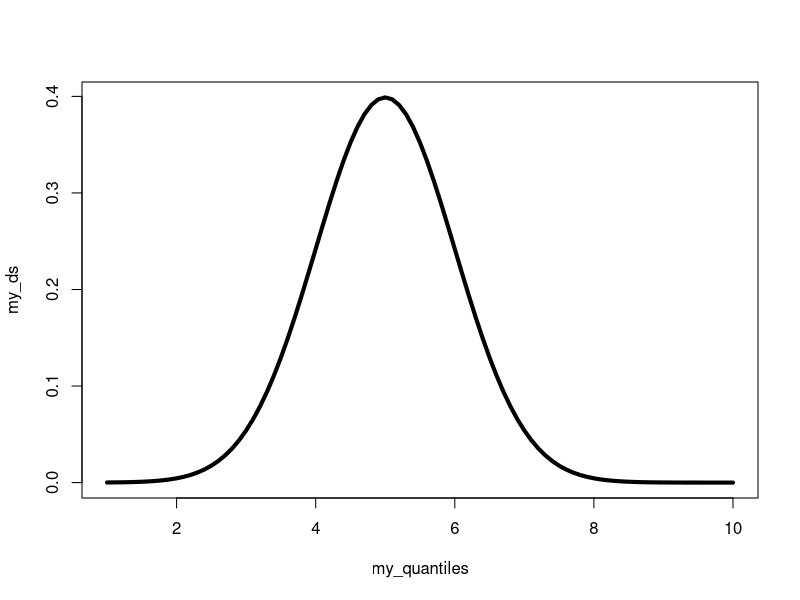
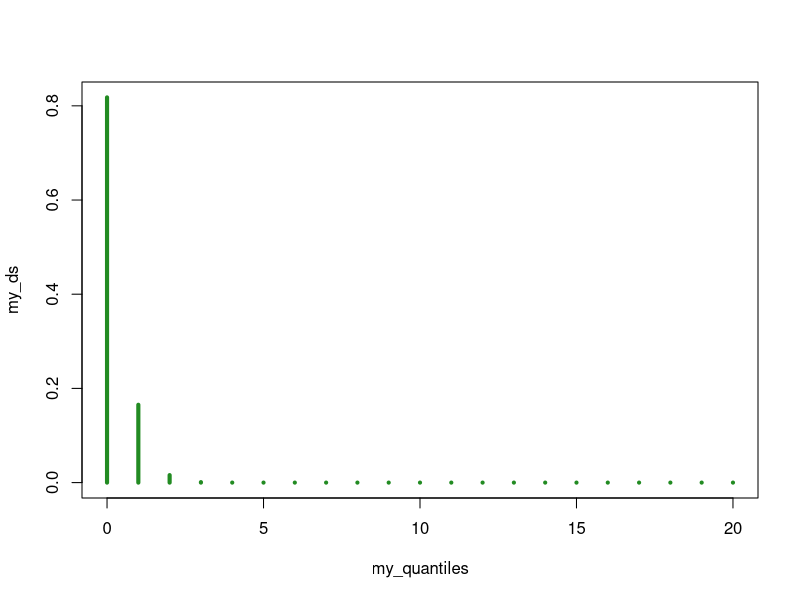
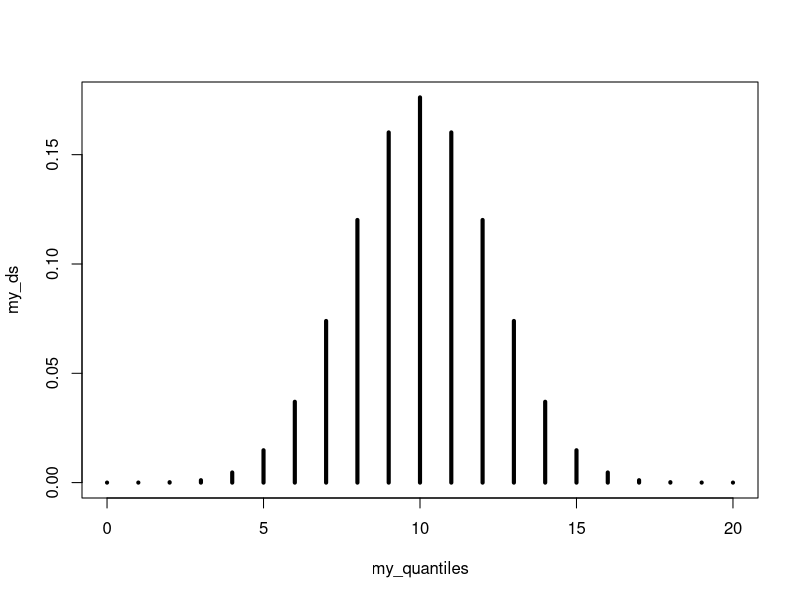
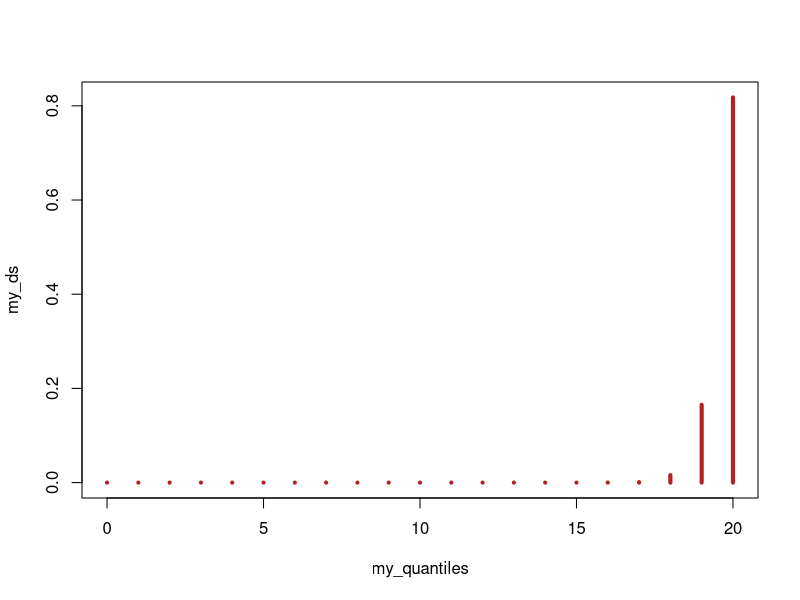
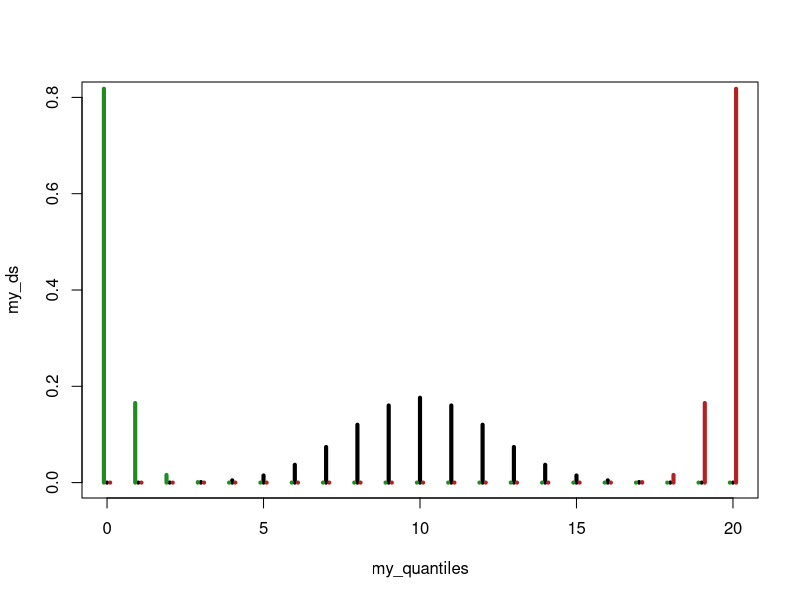
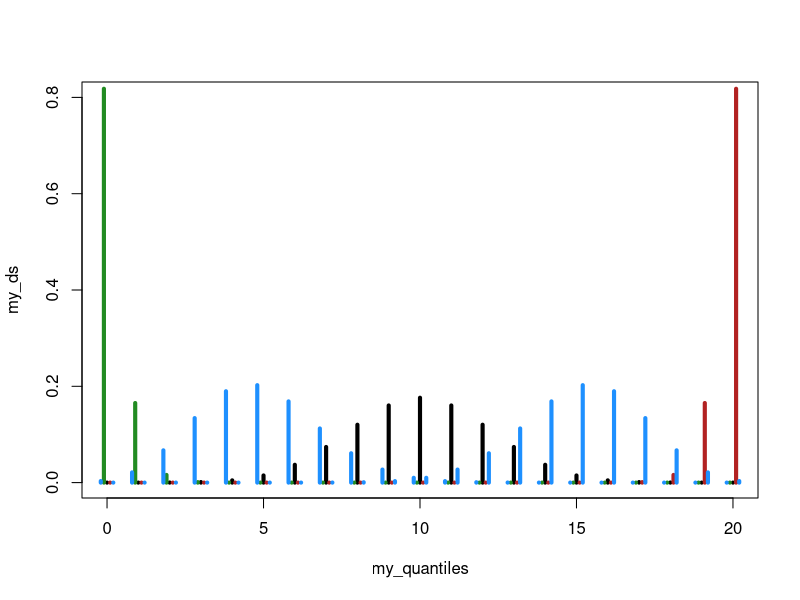

These figures' R source, in order:
## ---- chunk 1
knitr::opts_chunk$set(echo = TRUE)
knitr::opts_chunk$set(fig.align = "center")
## ---- chunk 2
my_quantiles <- seq(1, 10, by = 0.1)
my_ds <- dnorm(x = my_quantiles, mean = 5, sd = 1)
plot( x = my_quantiles, y = my_ds, type = 'l', lwd = 4)
## ---- chunk 3
my_quantiles <- seq(0, 20, by = 1)
my_ds <- dbinom(x = my_quantiles, size = max(my_quantiles), prob = 0.01)
plot( x = my_quantiles, y = my_ds, type = 'h', lwd = 4, col = "#228B22")
## ---- chunk 4
my_quantiles <- seq(0, 20, by = 1)
my_ds <- dbinom(x = my_quantiles, size = max(my_quantiles), prob = 0.5)
plot( x = my_quantiles, y = my_ds, type = 'h', lwd = 4)
## ---- chunk 5
my_quantiles <- seq(0, 20, by = 1)
my_ds <- dbinom(x = my_quantiles, size = max(my_quantiles), prob = 0.99)
plot( x = my_quantiles, y = my_ds, type = 'h', lwd = 4, col = "#B22222")
## ---- chunk 6
my_quantiles <- seq(0, 20, by = 1)
my_ds <- dbinom(x = my_quantiles, size = max(my_quantiles), prob = 0.5)
plot( x = my_quantiles, y = my_ds, type = 'h', lwd = 4, ylim = c(0, 0.8))

my_ds <- dbinom(x = my_quantiles, size = max(my_quantiles), prob = 0.01)
points( x = my_quantiles - 0.1, y = my_ds, type = 'h', lwd = 4, col = "#228B22")

my_ds <- dbinom(x = my_quantiles, size = max(my_quantiles), prob = 0.99)
points( x = my_quantiles + 0.1, y = my_ds, type = 'h', lwd = 4, col = "#B22222")

## ---- chunk 7
my_quantiles <- seq(0, 20, by = 1)
my_ds <- dbinom(x = my_quantiles, size = max(my_quantiles), prob = 0.5)
plot( x = my_quantiles, y = my_ds, type = 'h', lwd = 4, ylim = c(0, 0.8))

my_ds <- dbinom(x = my_quantiles, size = max(my_quantiles), prob = 0.01)
points( x = my_quantiles - 0.1, y = my_ds, type = 'h', lwd = 4, col = "#228B22")

my_ds <- dbinom(x = my_quantiles, size = max(my_quantiles), prob = 0.99)
points( x = my_quantiles + 0.1, y = my_ds, type = 'h', lwd = 4, col = "#B22222")

my_ds <- dbinom(x = my_quantiles, size = max(my_quantiles), prob = 0.25)
points( x = my_quantiles - 0.2, y = my_ds, type = 'h', lwd = 4, col = "#1E90FF")

my_ds <- dbinom(x = my_quantiles, size = max(my_quantiles), prob = 0.75)
points( x = my_quantiles + 0.2, y = my_ds, type = 'h', lwd = 4, col = "#1E90FF")

